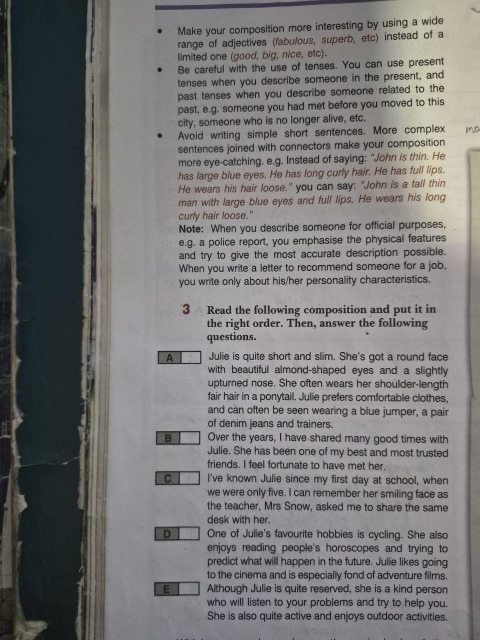
#> input picture data/samples/photo.jpg, 960 x 1280 px (shown at 1/2 size)
$ python preprocessing.py
#> lines starting #> are read from the running program, lines starting #| are printed output that depends on the picture; after the words box and inside, x2 and y2 are one past the last pixel; in counts of white or black regions, pixels touching at a corner belong together
#> further down, photo is the input picture: PIL image 960x1280 RGB; mean R, G, B 119.5, 118.6, 118.1
### ocr.py
from pathlib import Path

import pytesseract
from pytesseract import Output
from PIL import Image

SAMPLES_DIR = Path(__file__).parent / "data" / "samples"
LANG = "ukr+eng"


def load_image(source):
    if isinstance(source, Image.Image):
        return source
    return Image.open(source)


def ocr_image(source, lang=LANG, psm=3):
    img = load_image(source)
    return pytesseract.image_to_string(img, lang=lang, config=f"--psm {psm}")


def mean_confidence(source, lang=LANG, psm=3):
    img = load_image(source)
    data = pytesseract.image_to_data(img, lang=lang, config=f"--psm {psm}", output_type=Output.DICT)
    confs = [c for c, word in zip(data["conf"], data["text"]) if c >= 0 and word.strip()]
    if not confs:
        return 0.0
    return sum(confs) / len(confs)


# [14 lines that do not run on import are left out]

### preprocessing.py
import cv2
import numpy as np
from PIL import Image, ImageFilter, ImageOps


def to_grayscale(image):
    return image.convert("L")


def binarize(image, threshold=150):
    gray = to_grayscale(image)
    return gray.point(lambda x: 0 if x < threshold else 255)


def autocontrast(image, cutoff=1):
    gray = to_grayscale(image)
    return ImageOps.autocontrast(gray, cutoff=cutoff)


def otsu_threshold_value(image):
    pixels = np.array(to_grayscale(image))
    t, _ = cv2.threshold(pixels, 0, 255, cv2.THRESH_BINARY + cv2.THRESH_OTSU)
#> t = 96
#| otsu threshold: 96
#> (the call stopped at in mean_confidence, `data = pytesseract.image_to_data(img, lang=lang, config=f"--psm {psm}"..`: pytesseract is not available in this run)
    return int(t)


def otsu_binarize(image):
    pixels = np.array(to_grayscale(image))
    _, binary = cv2.threshold(pixels, 0, 255, cv2.THRESH_BINARY + cv2.THRESH_OTSU)
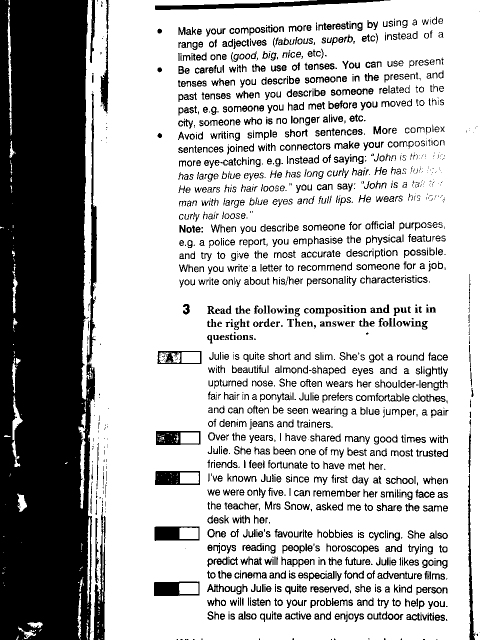
#> binary: shape (1280, 960) (shown at 1/2 size); 72.2% white; 2103 black regions (472 under 20 px), largest, box (x1, y1, x2, y2) and area: (0, 0, 194, 1280) 220204, (310, 0, 781, 20) 3692, (187, 1014, 211, 1280) 2875
#> (the call stopped at in mean_confidence, `data = pytesseract.image_to_data(img, lang=lang, config=f"--psm {psm}"..`: pytesseract is not available in this run)
    return Image.fromarray(binary)


def upscale(image, factor=2):
#> called with factor = 2
    w, h = image.size
#> w = 960; h = 1280
    return image.resize((int(w * factor), int(h * factor)), Image.Resampling.LANCZOS)
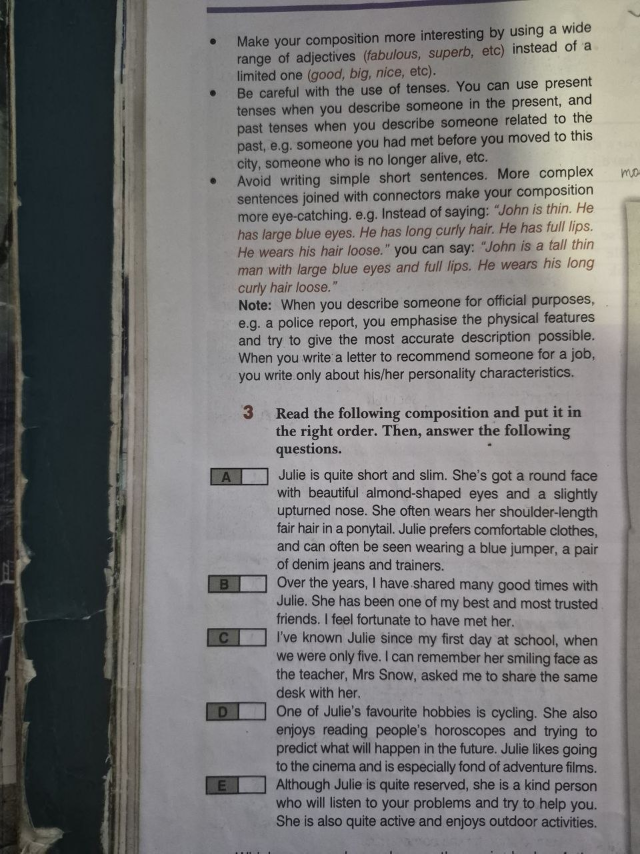
#> returned value: PIL image 1920x2560 RGB (shown at 1/3 size); mean R, G, B 119.5, 118.6, 118.1
#| (960, 1280) (1920, 2560)


def median_denoise(image, size=3):
    return image.filter(ImageFilter.MedianFilter(size=size))


STEPS = {
    "gray": to_grayscale,
    "autocontrast": autocontrast,
    "upscale": upscale,
    "median": median_denoise,
    "otsu": otsu_binarize
}


def preprocess(image, steps):
    result = image
    for name in steps:
        if name not in STEPS:
            raise ValueError(f"Unknown step: {name!r}. Available: {list(STEPS)}")
        result = STEPS[name](result)
#> this loop made 3 passes
#> pass 3, in otsu_binarize (call 2), `_, binary = cv2.threshold(pixels, 0, 255, cv2.THRESH_BINARY + cv2.THRE..`:
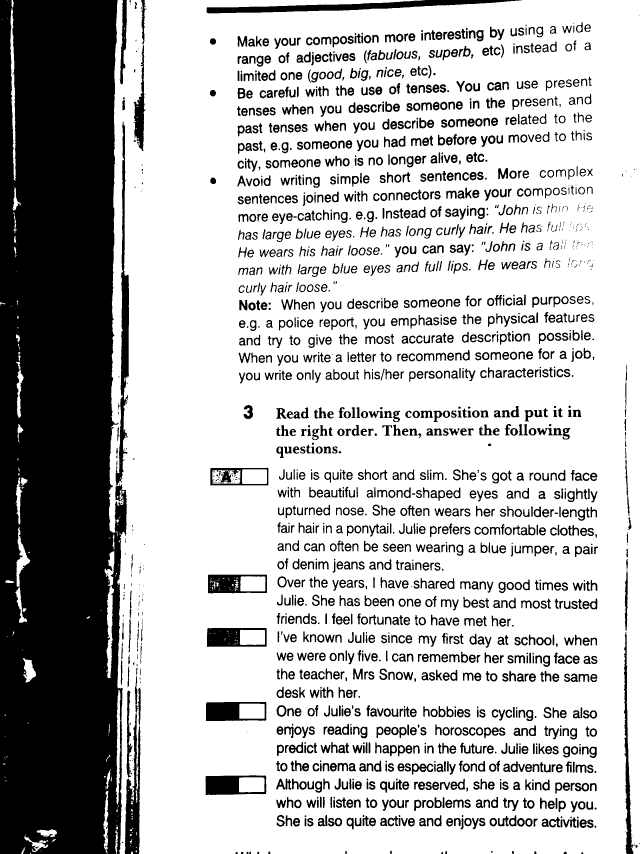
#> binary: shape (2560, 1920) (shown at 1/3 size); 72.2% white; 2169 black regions (352 under 20 px), largest, box (x1, y1, x2, y2) and area: (0, 0, 387, 2560) 880861, (620, 0, 1566, 40) 14772, (374, 2027, 422, 2560) 11462
    return result


if __name__ == "__main__":
    from ocr import SAMPLES_DIR, mean_confidence

    photo = Image.open(SAMPLES_DIR / "photo.jpg")
    print("otsu threshold:", otsu_threshold_value(photo))
    print("conf original:", round(mean_confidence(photo), 1))
    print("conf otsu:", round(mean_confidence(otsu_binarize(photo)), 1))
    print(photo.size, upscale(photo).size)

    out = preprocess(photo, ["gray", "upscale", "otsu"])
    print(out.mode, out.size)
#| L (1920, 2560)
    print(sorted(set(np.array(out).flatten().tolist())))
#| [0, 255]
